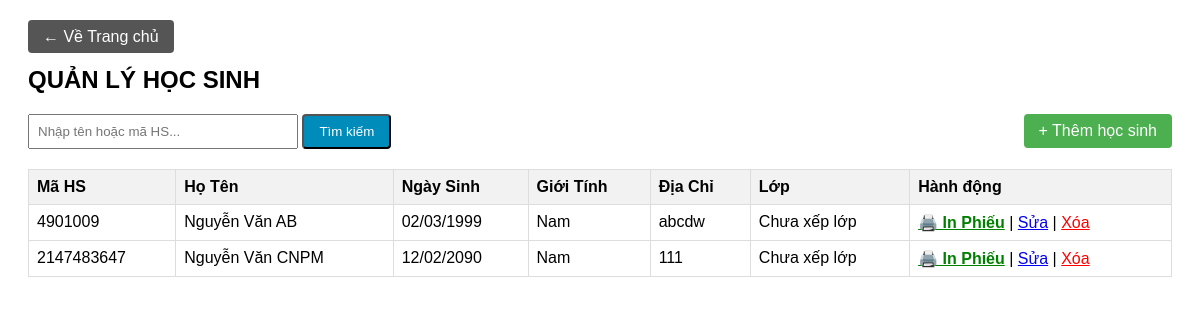
/hocsinh.php (signed in), run on the app's committed database.
### tables this page shows
CREATE TABLE `hocsinh` (
  `MaHS` int(11) NOT NULL,
  `HoTen` varchar(100) DEFAULT NULL,
  `NgaySinh` date DEFAULT NULL,
  `GioiTinh` varchar(10) DEFAULT NULL,
  `DiaChi` varchar(200) DEFAULT NULL,
  `DienThoai` varchar(15) DEFAULT NULL,
  `Email` varchar(100) DEFAULT NULL
);

### hocsinh.php (the view, shortened to what this page needs)
<?php
require_once 'connect.php';
$search = "";
if (isset($_GET['search'])) {
    $search = $_GET['search'];
    $sql = "SELECT hocsinh.*, lop.TenLop
            FROM hocsinh
            LEFT JOIN quatrinhhoc ON hocsinh.MaHS = quatrinhhoc.MaHS
            LEFT JOIN lop ON quatrinhhoc.MaLop = lop.MaLop
            WHERE hocsinh.HoTen LIKE '%$search%' OR hocsinh.MaHS LIKE '%$search%'
            GROUP BY hocsinh.MaHS";
} else {
    $sql = "SELECT hocsinh.*, lop.TenLop
            FROM hocsinh
            LEFT JOIN quatrinhhoc ON hocsinh.MaHS = quatrinhhoc.MaHS
            LEFT JOIN lop ON quatrinhhoc.MaLop = lop.MaLop
            GROUP BY hocsinh.MaHS";
}
$result = $conn->query($sql);
?>
<!DOCTYPE html>
<html>
<head>
</head>
<body>
    <a href="index.php" class="btn" style="background: #555;">&larr; Về Trang chủ</a>
    <h2>QUẢN LÝ HỌC SINH</h2>
    <div class="search-box">
        <form method="GET" action="">
            <input type="text" name="search" placeholder="Nhập tên hoặc mã HS..." value="<?php echo $search; ?>" style="padding: 8px; width: 250px;">
            <button type="submit" class="btn" style="background: #008CBA;">Tìm kiếm</button>
            <a href="them_hocsinh.php" class="btn" style="float: right;">+ Thêm học sinh</a>
        </form>
    </div>
<table>
        <tr>
            <th>Mã HS</th>
            <th>Họ Tên</th>
            <th>Ngày Sinh</th>
            <th>Giới Tính</th>
            <th>Địa Chỉ</th>
            <th>Lớp</th>
            <th>Hành động</th>
        </tr>
        <?php
        if ($result && $result->num_rows > 0) {
            while($row = $result->fetch_assoc()) {
                echo "<tr>";
                echo "<td>" . $row['MaHS'] . "</td>";
                echo "<td>" . $row['HoTen'] . "</td>";
                echo "<td>" . date('d/m/Y', strtotime($row['NgaySinh'])) . "</td>";
                echo "<td>" . $row['GioiTinh'] . "</td>";
                echo "<td>" . $row['DiaChi'] . "</td>";
                echo "<td>" . ($row['TenLop'] ? $row['TenLop'] : 'Chưa xếp lớp') . "</td>";
echo "<td>
                    <a href='phieulienlac.php?MaHS=" . $row['MaHS'] . "' target='_blank' style='color:green; font-weight:bold;'>🖨️ In Phiếu</a> |
                    <a href='#'>Sửa</a> |
                    <a href='xoa_hocsinh.php?id=" . $row['MaHS'] . "' style='color:red;' onclick='return confirm(\"Bạn có chắc chắn muốn xóa học sinh này?\");'>Xóa</a>
                  </td>";                echo "</tr>";
            }
        } else {
            echo "<tr><td colspan='7' style='text-align:center;'>Chưa có dữ liệu học sinh.</td></tr>";
        }
        ?>
    </table>
</body>
</html>

### hocsinh.php (style rules this page uses)
body { font-family: Arial; padding: 20px; }
table { width: 100%; border-collapse: collapse; margin-top: 20px; }
th, td { border: 1px solid #ddd; padding: 8px; text-align: left; }
th { background-color: #f2f2f2; }
.btn { padding: 8px 15px; text-decoration: none; background: #4CAF50; color: white; border-radius: 4px; }
.search-box { margin-bottom: 20px; }

### data on the page
hocsinh: MaHS "4901009", HoTen "Nguyễn Văn AB", NgaySinh "02/03/1999", GioiTinh "Nam", DiaChi "abcdw"
hocsinh: MaHS "2147483647", HoTen "Nguyễn Văn CNPM", NgaySinh "12/02/2090", GioiTinh "Nam", DiaChi "111"
